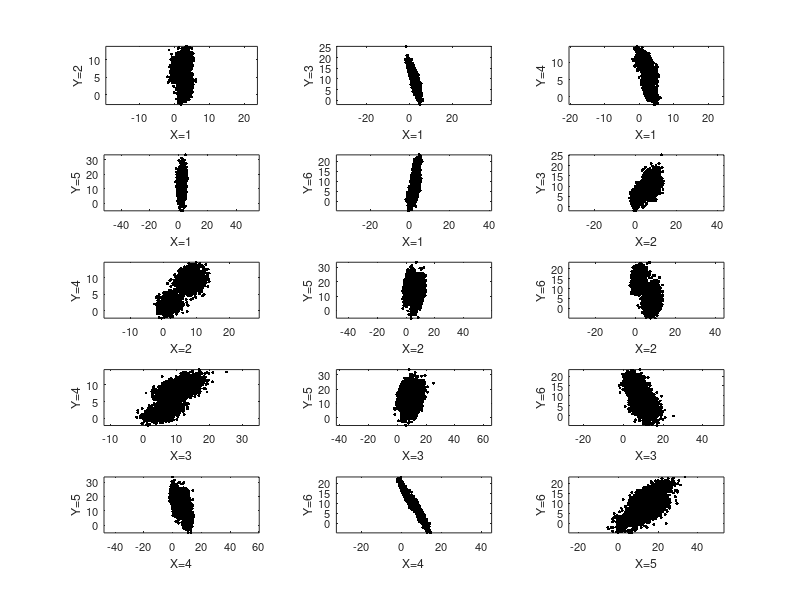

Recreate this plot in MATLAB.
load ModelReductionData

% Plot scatter plots for all combinations of two dimensions
figure(1)
k = 1;
for i = 1:5
    for j = i+1:6
        subplot(5, 3, k)
        plot(X(i,:), X(j,:), 'k.', 'MarkerSize', 7)
        axis('equal')
        set(gca, 'FontSize', 8)
        xlabel(['X=',num2str(i)])
        ylabel(['Y=',num2str(j)])
        k = k + 1;
    end
end
